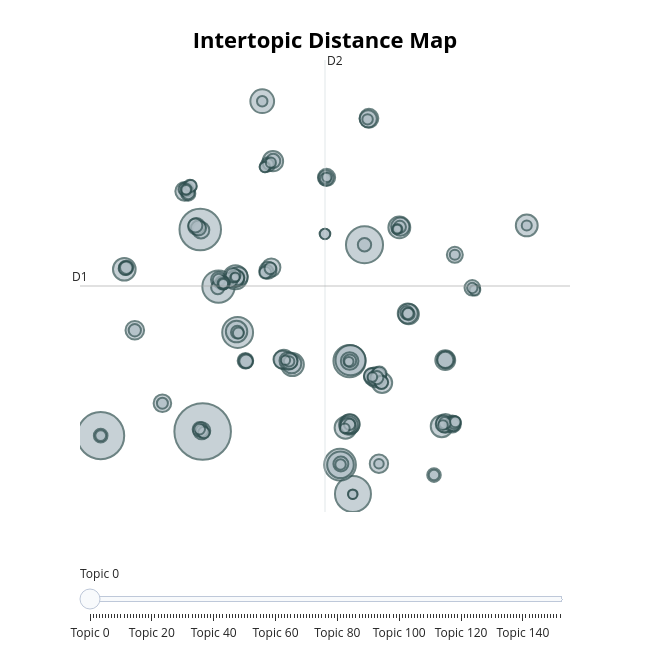

Notebook code cell kept with this figure:
### Code cell
# =============================================================================
# Bloco 6 — Treinando BERTopic
#           Slide 13
# =============================================================================
from bertopic import BERTopic

topic_model = BERTopic(
    embedding_model=embedding_model,
    umap_model=umap_model,
    hdbscan_model=hdbscan_model,
    verbose=True,
).fit(abstracts, embeddings)

# Visão geral dos tópicos
print(topic_model.get_topic_info().head(10))

# Palavras-chave de um tópico específico
print("\nTópico 0:")
for kw, score in topic_model.get_topic(0):
    print(f"  {kw:<15s} {score:.4f}")

# Buscando tópicos semelhantes a um termo
ids, scores = topic_model.find_topics("topic modeling")
print("\nTópicos similares a 'topic modeling':", list(zip(ids, scores)))


# =============================================================================
# Bloco 7 — Visualizações nativas do BERTopic
#           Slide 14
# =============================================================================
fig_docs = topic_model.visualize_documents(
    titles,
    reduced_embeddings=viz_embeddings,
    width=1200,
    hide_annotations=True,
)
fig_docs.update_layout(font=dict(size=16))
# fig_docs.show()

topic_model.visualize_barchart()
topic_model.visualize_heatmap(n_clusters=30)
topic_model.visualize_hierarchy()
topic_model.visualize_topics()

### Figure 1 — Plotly figure (JSON) as saved in the notebook; plotly's stock layout.template omitted (floating-point values rounded to 4 significant figures; data arrays with more than 128 entries replaced by an {"elided": "..."} marker saying what was removed)
{"data": [{"customdata": {"elided": "153x3 mixed values"}, "hovertemplate": "<b>Topic %{customdata[0]}</b><br>%{customdata[1]}<br>Size: %{customdata[2]}", "legendgroup": "", "marker": {"color": "#B0BEC5", "size": {"elided": "153 int values"}, "sizemode": "area", "sizeref": 1.291, "symbol": "circle", "line": {"color": "DarkSlateGrey", "width": 2}}, "mode": "markers", "name": "", "orientation": "v", "showlegend": false, "x": {"elided": "153 float values"}, "xaxis": "x", "y": {"elided": "153 float values"}, "yaxis": "y", "type": "scatter"}], "layout": {"xaxis": {"anchor": "y", "domain": [0.0, 1.0], "title": {"text": ""}, "visible": false, "range": [-12.46, 26.05]}, "yaxis": {"anchor": "x", "domain": [0.0, 1.0], "title": {"text": ""}, "visible": false, "range": [-12.92, 30.08]}, "legend": {"tracegroupgap": 0, "itemsizing": "constant"}, "margin": {"t": 60}, "title": {"font": {"size": 22, "color": "Black"}, "text": "<b>Intertopic Distance Map</b>", "y": 0.95, "x": 0.5, "xanchor": "center", "yanchor": "top"}, "hoverlabel": {"font": {"size": 16, "family": "Rockwell"}, "bgcolor": "white"}, "width": 650, "height": 650, "sliders": [{"active": 0, "pad": {"t": 50}, "steps": [{"args": [{"marker.color": {"elided": "1x153 str values"}}], "label": "Topic 0", "method": "update"}, {"args": [{"marker.color": {"elided": "1x153 str values"}}], "label": "Topic 1", "method": "update"}, {"args": [{"marker.color": {"elided": "1x153 str values"}}], "label": "Topic 2", "method": "update"}, {"args": [{"marker.color": {"elided": "1x153 str values"}}], "label": "Topic 3", "method": "update"}, {"args": [{"marker.color": {"elided": "1x153 str values"}}], "label": "Topic 4", "method": "update"}, {"args": [{"marker.color": {"elided": "1x153 str values"}}], "label": "Topic 5", "method": "update"}, {"args": [{"marker.color": {"elided": "1x153 str values"}}], "label": "Topic 6", "method": "update"}, {"args": [{"marker.color": {"elided": "1x153 str values"}}], "label": "Topic 7", "method": "update"}, {"args": [{"marker.color": {"elided": "1x153 str values"}}], "label": "Topic 8", "method": "update"}, {"args": [{"marker.color": {"elided": "1x153 str values"}}], "label": "Topic 9", "method": "update"}, {"args": [{"marker.color": {"elided": "1x153 str values"}}], "label": "Topic 10", "method": "update"}, {"args": [{"marker.color": {"elided": "1x153 str values"}}], "label": "Topic 11", "method": "update"}, {"args": [{"marker.color": {"elided": "1x153 str values"}}], "label": "Topic 12", "method": "update"}, {"args": [{"marker.color": {"elided": "1x153 str values"}}], "label": "Topic 13", "method": "update"}, {"args": [{"marker.color": {"elided": "1x153 str values"}}], "label": "Topic 14", "method": "update"}, {"args": [{"marker.color": {"elided": "1x153 str values"}}], "label": "Topic 15", "method": "update"}, {"args": [{"marker.color": {"elided": "1x153 str values"}}], "label": "Topic 16", "method": "update"}, {"args": [{"marker.color": {"elided": "1x153 str values"}}], "label": "Topic 17", "method": "update"}, {"args": [{"marker.color": {"elided": "1x153 str values"}}], "label": "Topic 18", "method": "update"}, {"args": [{"marker.color": {"elided": "1x153 str values"}}], "label": "Topic 19", "method": "update"}, {"args": [{"marker.color": {"elided": "1x153 str values"}}], "label": "Topic 20", "method": "update"}, {"args": [{"marker.color": {"elided": "1x153 str values"}}], "label": "Topic 21", "method": "update"}, {"args": [{"marker.color": {"elided": "1x153 str values"}}], "label": "Topic 22", "method": "update"}, {"args": [{"marker.color": {"elided": "1x153 str values"}}], "label": "Topic 23", "method": "update"}, {"args": [{"marker.color": {"elided": "1x153 str values"}}], "label": "Topic 24", "method": "update"}, {"args": [{"marker.color": {"elided": "1x153 str values"}}], "label": "Topic 25", "method": "update"}, {"args": [{"marker.color": {"elided": "1x153 str values"}}], "label": "Topic 26", "method": "update"}, {"args": [{"marker.color": {"elided": "1x153 str values"}}], "label": "Topic 27", "method": "update"}, {"args": [{"marker.color": {"elided": "1x153 str values"}}], "label": "Topic 28", "method": "update"}, {"args": [{"marker.color": {"elided": "1x153 str values"}}], "label": "Topic 29", "method": "update"}, {"args": [{"marker.color": {"elided": "1x153 str values"}}], "label": "Topic 30", "method": "update"}, {"args": [{"marker.color": {"elided": "1x153 str values"}}], "label": "Topic 31", "method": "update"}, {"args": [{"marker.color": {"elided": "1x153 str values"}}], "label": "Topic 32", "method": "update"}, {"args": [{"marker.color": {"elided": "1x153 str values"}}], "label": "Topic 33", "method": "update"}, {"args": [{"marker.color": {"elided": "1x153 str values"}}], "label": "Topic 34", "method": "update"}, {"args": [{"marker.color": {"elided": "1x153 str values"}}], "label": "Topic 35", "method": "update"}, {"args": [{"marker.color": {"elided": "1x153 str values"}}], "label": "Topic 36", "method": "update"}, {"args": [{"marker.color": {"elided": "1x153 str values"}}], "label": "Topic 37", "method": "update"}, {"args": [{"marker.color": {"elided": "1x153 str values"}}], "label": "Topic 38", "method": "update"}, {"args": [{"marker.color": {"elided": "1x153 str values"}}], "label": "Topic 39", "method": "update"}, {"args": [{"marker.color": {"elided": "1x153 str values"}}], "label": "Topic 40", "method": "update"}, {"args": [{"marker.color": {"elided": "1x153 str values"}}], "label": "Topic 41", "method": "update"}, {"args": [{"marker.color": {"elided": "1x153 str values"}}], "label": "Topic 42", "method": "update"}, {"args": [{"marker.color": {"elided": "1x153 str values"}}], "label": "Topic 43", "method": "update"}, {"args": [{"marker.color": {"elided": "1x153 str values"}}], "label": "Topic 44", "method": "update"}, {"args": [{"marker.color": {"elided": "1x153 str values"}}], "label": "Topic 45", "method": "update"}, {"args": [{"marker.color": {"elided": "1x153 str values"}}], "label": "Topic 46", "method": "update"}, {"args": [{"marker.color": {"elided": "1x153 str values"}}], "label": "Topic 47", "method": "update"}, {"args": [{"marker.color": {"elided": "1x153 str values"}}], "label": "Topic 48", "method": "update"}, {"args": [{"marker.color": {"elided": "1x153 str values"}}], "label": "Topic 49", "method": "update"}, {"args": [{"marker.color": {"elided": "1x153 str values"}}], "label": "Topic 50", "method": "update"}, {"args": [{"marker.color": {"elided": "1x153 str values"}}], "label": "Topic 51", "method": "update"}, {"args": [{"marker.color": {"elided": "1x153 str values"}}], "label": "Topic 52", "method": "update"}, {"args": [{"marker.color": {"elided": "1x153 str values"}}], "label": "Topic 53", "method": "update"}, {"args": [{"marker.color": {"elided": "1x153 str values"}}], "label": "Topic 54", "method": "update"}, {"args": [{"marker.color": {"elided": "1x153 str values"}}], "label": "Topic 55", "method": "update"}, {"args": [{"marker.color": {"elided": "1x153 str values"}}], "label": "Topic 56", "method": "update"}, {"args": [{"marker.color": {"elided": "1x153 str values"}}], "label": "Topic 57", "method": "update"}, {"args": [{"marker.color": {"elided": "1x153 str values"}}], "label": "Topic 58", "method": "update"}, {"args": [{"marker.color": {"elided": "1x153 str values"}}], "label": "Topic 59", "method": "update"}, {"args": [{"marker.color": {"elided": "1x153 str values"}}], "label": "Topic 60", "method": "update"}, {"args": [{"marker.color": {"elided": "1x153 str values"}}], "label": "Topic 61", "method": "update"}, {"args": [{"marker.color": {"elided": "1x153 str values"}}], "label": "Topic 62", "method": "update"}, {"args": [{"marker.color": {"elided": "1x153 str values"}}], "label": "Topic 63", "method": "update"}, {"args": [{"marker.color": {"elided": "1x153 str values"}}], "label": "Topic 64", "method": "update"}, {"args": [{"marker.color": {"elided": "1x153 str values"}}], "label": "Topic 65", "method": "update"}, {"args": [{"marker.color": {"elided": "1x153 str values"}}], "label": "Topic 66", "method": "update"}, {"args": [{"marker.color": {"elided": "1x153 str values"}}], "label": "Topic 67", "method": "update"}, {"args": [{"marker.color": {"elided": "1x153 str values"}}], "label": "Topic 68", "method": "update"}, {"args": [{"marker.color": {"elided": "1x153 str values"}}], "label": "Topic 69", "method": "update"}, {"args": [{"marker.color": {"elided": "1x153 str values"}}], "label": "Topic 70", "method": "update"}, {"args": [{"marker.color": {"elided": "1x153 str values"}}], "label": "Topic 71", "method": "update"}, {"args": [{"marker.color": {"elided": "1x153 str values"}}], "label": "Topic 72", "method": "update"}, {"args": [{"marker.color": {"elided": "1x153 str values"}}], "label": "Topic 73", "method": "update"}, {"args": [{"marker.color": {"elided": "1x153 str values"}}], "label": "Topic 74", "method": "update"}, {"args": [{"marker.color": {"elided": "1x153 str values"}}], "label": "Topic 75", "method": "update"}, {"args": [{"marker.color": {"elided": "1x153 str values"}}], "label": "Topic 76", "method": "update"}, {"args": [{"marker.color": {"elided": "1x153 str values"}}], "label": "Topic 77", "method": "update"}, {"args": [{"marker.color": {"elided": "1x153 str values"}}], "label": "Topic 78", "method": "update"}, {"args": [{"marker.color": {"elided": "1x153 str values"}}], "label": "Topic 79", "method": "update"}, {"args": [{"marker.color": {"elided": "1x153 str values"}}], "label": "Topic 80", "method": "update"}, {"args": [{"marker.color": {"elided": "1x153 str values"}}], "label": "Topic 81", "method": "update"}, {"args": [{"marker.color": {"elided": "1x153 str values"}}], "label": "Topic 82", "method": "update"}, {"args": [{"marker.color": {"elided": "1x153 str values"}}], "label": "Topic 83", "method": "update"}, {"args": [{"marker.color": {"elided": "1x153 str values"}}], "label": "Topic 84", "method": "update"}, {"args": [{"marker.color": {"elided": "1x153 str values"}}], "label": "Topic 85", "method": "update"}, {"args": [{"marker.color": {"elided": "1x153 str values"}}], "label": "Topic 86", "method": "update"}, {"args": [{"marker.color": {"elided": "1x153 str values"}}], "label": "Topic 87", "method": "update"}, {"args": [{"marker.color": {"elided": "1x153 str values"}}], "label": "Topic 88", "method": "update"}, {"args": [{"marker.color": {"elided": "1x153 str values"}}], "label": "Topic 89", "method": "update"}, {"args": [{"marker.color": {"elided": "1x153 str values"}}], "label": "Topic 90", "method": "update"}, {"args": [{"marker.color": {"elided": "1x153 str values"}}], "label": "Topic 91", "method": "update"}, {"args": [{"marker.color": {"elided": "1x153 str values"}}], "label": "Topic 92", "method": "update"}, {"args": [{"marker.color": {"elided": "1x153 str values"}}], "label": "Topic 93", "method": "update"}, {"args": [{"marker.color": {"elided": "1x153 str values"}}], "label": "Topic 94", "method": "update"}, {"args": [{"marker.color": {"elided": "1x153 str values"}}], "label": "Topic 95", "method": "update"}, {"args": [{"marker.color": {"elided": "1x153 str values"}}], "label": "Topic 96", "method": "update"}, {"args": [{"marker.color": {"elided": "1x153 str values"}}], "label": "Topic 97", "method": "update"}, {"args": [{"marker.color": {"elided": "1x153 str values"}}], "label": "Topic 98", "method": "update"}, {"args": [{"marker.color": {"elided": "1x153 str values"}}], "label": "Topic 99", "method": "update"}, {"args": [{"marker.color": {"elided": "1x153 str values"}}], "label": "Topic 100", "method": "update"}, {"args": [{"marker.color": {"elided": "1x153 str values"}}], "label": "Topic 101", "method": "update"}, {"args": [{"marker.color": {"elided": "1x153 str values"}}], "label": "Topic 102", "method": "update"}, {"args": [{"marker.color": {"elided": "1x153 str values"}}], "label": "Topic 103", "method": "update"}, {"args": [{"marker.color": {"elided": "1x153 str values"}}], "label": "Topic 104", "method": "update"}, {"args": [{"marker.color": {"elided": "1x153 str values"}}], "label": "Topic 105", "method": "update"}, {"args": [{"marker.color": {"elided": "1x153 str values"}}], "label": "Topic 106", "method": "update"}, {"args": [{"marker.color": {"elided": "1x153 str values"}}], "label": "Topic 107", "method": "update"}, {"args": [{"marker.color": {"elided": "1x153 str values"}}], "label": "Topic 108", "method": "update"}, {"args": [{"marker.color": {"elided": "1x153 str values"}}], "label": "Topic 109", "method": "update"}, {"args": [{"marker.color": {"elided": "1x153 str values"}}], "label": "Topic 110", "method": "update"}, {"args": [{"marker.color": {"elided": "1x153 str values"}}], "label": "Topic 111", "method": "update"}, {"args": [{"marker.color": {"elided": "1x153 str values"}}], "label": "Topic 112", "method": "update"}, {"args": [{"marker.color": {"elided": "1x153 str values"}}], "label": "Topic 113", "method": "update"}, {"args": [{"marker.color": {"elided": "1x153 str values"}}], "label": "Topic 114", "method": "update"}, {"args": [{"marker.color": {"elided": "1x153 str values"}}], "label": "Topic 115", "method": "update"}, {"args": [{"marker.color": {"elided": "1x153 str values"}}], "label": "Topic 116", "method": "update"}, {"args": [{"marker.color": {"elided": "1x153 str values"}}], "label": "Topic 117", "method": "update"}, {"args": [{"marker.color": {"elided": "1x153 str values"}}], "label": "Topic 118", "method": "update"}, {"args": [{"marker.color": {"elided": "1x153 str values"}}], "label": "Topic 119", "method": "update"}, {"args": [{"marker.color": {"elided": "1x153 str values"}}], "label": "Topic 120", "method": "update"}, {"args": [{"marker.color": {"elided": "1x153 str values"}}], "label": "Topic 121", "method": "update"}, {"args": [{"marker.color": {"elided": "1x153 str values"}}], "label": "Topic 122", "method": "update"}, {"args": [{"marker.color": {"elided": "1x153 str values"}}], "label": "Topic 123", "method": "update"}, {"args": [{"marker.color": {"elided": "1x153 str values"}}], "label": "Topic 124", "method": "update"}, {"args": [{"marker.color": {"elided": "1x153 str values"}}], "label": "Topic 125", "method": "update"}, {"args": [{"marker.color": {"elided": "1x153 str values"}}], "label": "Topic 126", "method": "update"}, {"args": [{"marker.color": {"elided": "1x153 str values"}}], "label": "Topic 127", "method": "update"}, {"args": [{"marker.color": {"elided": "1x153 str values"}}], "label": "Topic 128", "method": "update"}, {"args": [{"marker.color": {"elided": "1x153 str values"}}], "label": "Topic 129", "method": "update"}, {"args": [{"marker.color": {"elided": "1x153 str values"}}], "label": "Topic 130", "method": "update"}, {"args": [{"marker.color": {"elided": "1x153 str values"}}], "label": "Topic 131", "method": "update"}, {"args": [{"marker.color": {"elided": "1x153 str values"}}], "label": "Topic 132", "method": "update"}, {"args": [{"marker.color": {"elided": "1x153 str values"}}], "label": "Topic 133", "method": "update"}, {"args": [{"marker.color": {"elided": "1x153 str values"}}], "label": "Topic 134", "method": "update"}, {"args": [{"marker.color": {"elided": "1x153 str values"}}], "label": "Topic 135", "method": "update"}, {"args": [{"marker.color": {"elided": "1x153 str values"}}], "label": "Topic 136", "method": "update"}, {"args": [{"marker.color": {"elided": "1x153 str values"}}], "label": "Topic 137", "method": "update"}, {"args": [{"marker.color": {"elided": "1x153 str values"}}], "label": "Topic 138", "method": "update"}, {"args": [{"marker.color": {"elided": "1x153 str values"}}], "label": "Topic 139", "method": "update"}, {"args": [{"marker.color": {"elided": "1x153 str values"}}], "label": "Topic 140", "method": "update"}, {"args": [{"marker.color": {"elided": "1x153 str values"}}], "label": "Topic 141", "method": "update"}, {"args": [{"marker.color": {"elided": "1x153 str values"}}], "label": "Topic 142", "method": "update"}, {"args": [{"marker.color": {"elided": "1x153 str values"}}], "label": "Topic 143", "method": "update"}, {"args": [{"marker.color": {"elided": "1x153 str values"}}], "label": "Topic 144", "method": "update"}, {"args": [{"marker.color": {"elided": "1x153 str values"}}], "label": "Topic 145", "method": "update"}, {"args": [{"marker.color": {"elided": "1x153 str values"}}], "label": "Topic 146", "method": "update"}, {"args": [{"marker.color": {"elided": "1x153 str values"}}], "label": "Topic 147", "method": "update"}, {"args": [{"marker.color": {"elided": "1x153 str values"}}], "label": "Topic 148", "method": "update"}, {"args": [{"marker.color": {"elided": "1x153 str values"}}], "label": "Topic 149", "method": "update"}, {"args": [{"marker.color": {"elided": "1x153 str values"}}], "label": "Topic 150", "method": "update"}, {"args": [{"marker.color": {"elided": "1x153 str values"}}], "label": "Topic 151", "method": "update"}, {"args": [{"marker.color": {"elided": "1x153 str values"}}], "label": "Topic 152", "method": "update"}]}], "shapes": [{"line": {"color": "#CFD8DC", "width": 2}, "type": "line", "x0": 6.797, "x1": 6.797, "y0": -12.92, "y1": 30.08}, {"line": {"color": "#9E9E9E", "width": 2}, "type": "line", "x0": -12.46, "x1": 26.05, "y0": 8.582, "y1": 8.582}], "annotations": [{"showarrow": false, "text": "D1", "x": -12.46, "y": 8.582, "yshift": 10}, {"showarrow": false, "text": "D2", "x": 6.797, "xshift": 10, "y": 30.08}]}}
